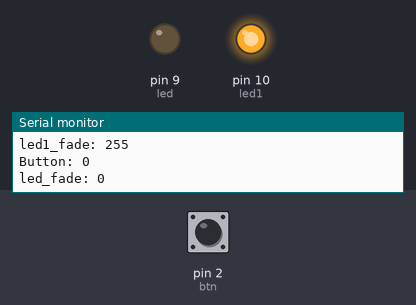
The sketch below on a simulated Arduino Uno, built with avr-gcc and run on an emulated ATmega328P. On the bench: output pins drawn as LEDs (lit = HIGH), the last lines printed to the serial monitor. The inputs (shaded band) are chosen by the test bench; at power-on: pin 2 (btn) LOW.

Above: at 1.2 s.
1.3 s: pin 2 (btn) pulled HIGH for 0.15 s
4.3 s: pin 2 (btn) pulled HIGH for 1 s
At 4.5 s:
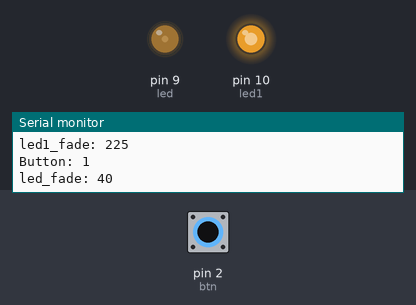
At 4.85 s:
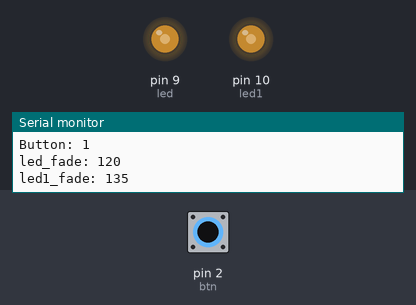
7.3 s: pin 2 (btn) pulled HIGH for 3.2 s
At 9.1 s:
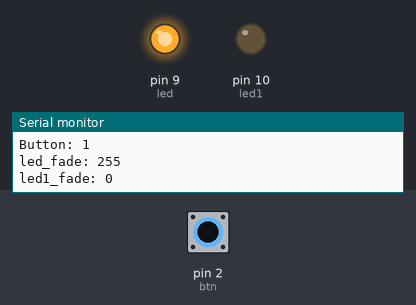
Timing chart, 0 to 13.1 s (numbered marks = the images above; inputs shaded):
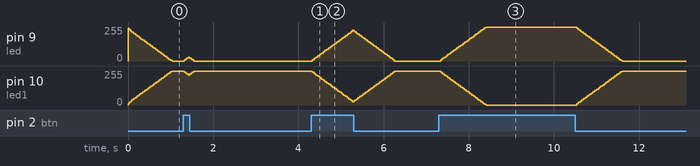

Measured:
- after the input at 4.3 s, pin 9 (led): rises from 0/255 to 230/255 in 0.94 s, then falls to 0/255 in 0.99 s
- after the input at 7.3 s, pin 9 (led): rises from 0/255 to 255/255 in 1.1 s, then falls to 0/255 in 3.2 s

The sketch:

scetch.ino
```cpp
int led = 9;
int led1 = 10;
int btn = 2;
int brightness = 0;
int fadeAmount = 10;

int led_fade = 255;
int led1_fade = 0;

char inc[64];
String last_command;

int btn_state;
bool send = true;

// the setup routine runs once when you press reset:
void setup() {
  // declare pin 9 to be an output:
  pinMode(led, OUTPUT);
  pinMode(btn, INPUT);
  Serial.begin(9600);
}

// the loop routine runs over and over again forever:
void loop() {
  if (Serial.available() > 0) {
    Serial.readBytes(inc, 63);

    bool chk = parseCommand(inc);

    if (send && !chk) {
      Serial.print("You say: ");
      Serial.write(inc);
      Serial.println();
    }
    memset(inc, 0, sizeof(inc) / sizeof(inc[0]));
  }


  if (send) {
    btn_state = digitalRead(btn);
  }

  if (btn_state) {
    led_fade = led_fade + fadeAmount;
    led1_fade = led1_fade - fadeAmount;
  } else {
    led_fade = led_fade - fadeAmount;
    led1_fade = led1_fade + fadeAmount;
  }

  if (led_fade > 255) {
    led_fade = 255;
  }
  if (led1_fade > 255) {
    led1_fade = 255;
  }
  if (led_fade < 0) {
    led_fade = 0;
  }
  if (led1_fade < 0) {
    led1_fade = 0;
  }

  Serial.print("led_fade: ");
  Serial.println(led_fade);
  Serial.print("led1_fade: ");
  Serial.println(led1_fade);

  analogWrite(led, led_fade);
  analogWrite(led1, led1_fade);


  Serial.print("Button: ");
  Serial.println(btn_state);

  delay(30);
}

bool parseCommand(char cmd[64]) {
  if (cmd[0] == 's' && cmd[1] == 'e' && cmd[2] == 't') {
    btn_state = !btn_state;
    send = false;
    return true;
  }

  if (cmd[0] == 'r' && cmd[1] == 's' && cmd[2] == 't') {
    send = true;
    return true;
  }

  return false;

}
```
